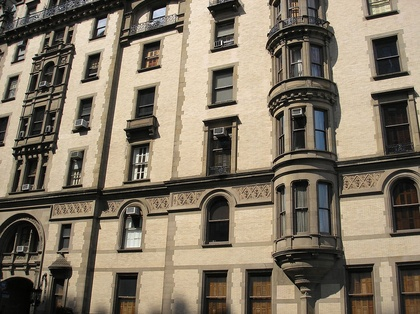
%> input picture Assignments/Assignment2/building.jpg, 420 x 314 px, shrunk from 1024 x 766 before the run
$ octave q1.m   (GNU Octave 9; MATLAB toolbox functions it lacks are replaced by stand-ins)
%> lines starting %> are read from the running program, lines starting %| are printed output that depends on the picture
### Assignments/Assignment2/q1_b_non_maximum_suppression.m
function [Y, X] = q1_b_non_maximum_suppression(cornerness, radius, threshold)
    % Create circular mask
    [row, col] = meshgrid(1:(radius * 2));
    mask = sqrt((row - radius).^2+(col - radius).^2) <= radius;
    localMax = ordfilt2(cornerness, radius ^ 2, mask);
    [Y, X] = find(localMax > threshold & cornerness == localMax);
end

### Assignments/Assignment2/q1.m
close all;
clear all;
% q1 a
im = imread('building.jpg');
%> im is the input picture: size 314x420x3 uint8; mean R, G, B 130.4, 119.2, 101.7
image = im2double(rgb2gray(im));
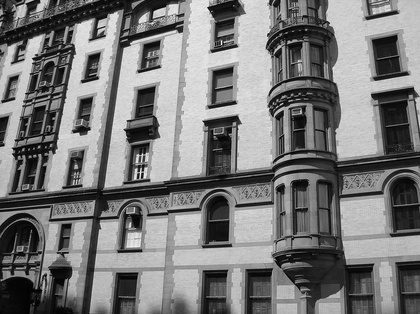
%> image: size 314x420 double; min 0, max 0.992, mean 0.473

% compute gradient
[dx, dy] = imgradientxy(image);
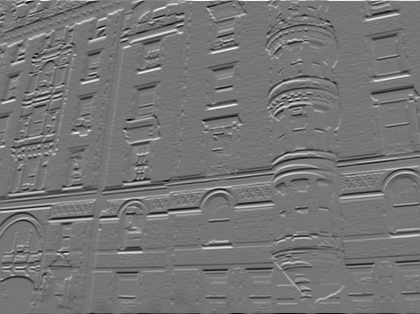
%> dy: size 314x420 double; min -3.13, max 3.62, mean -0.00147; drawn with min black and max white

% compute Ix2 Iy2 IxIy
Ix2 = dx.^2;
Iy2 = dy.^2;
IxIy = dx.*dy;

% compute Guassian average
sigma = 2;
Ix2 = imgaussfilt(Ix2, sigma);
Iy2 = imgaussfilt(Iy2, sigma);
IxIy = imgaussfilt(IxIy, sigma);
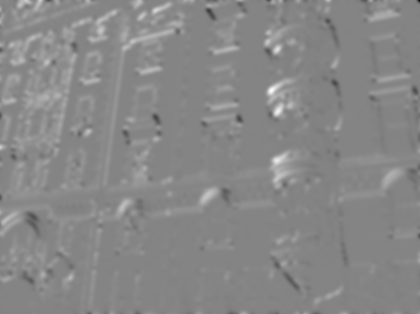
%> IxIy: size 314x420 double; min -1.76, max 1.64, mean 0.0523; drawn with min black and max white


alpha = 0.001;
[height, width] = size(image);
%> height = 314; width = 420
cornerness = zeros(size(image));
for i = 1 : height
    for j = 1 : width
        M =  [Ix2(i,j), IxIy(i,j); IxIy(i,j), Iy2(i,j)];
        % Harris and Stephens
        cornerness(i,j) = det(M) - alpha * trace(M);
        % Brown et al
%         cornerness(i,j) = det(M) / trace(M);
    end
end
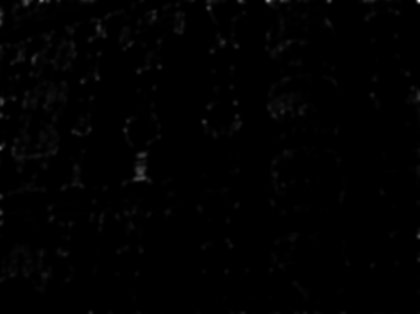
%> cornerness: size 314x420 double; min -0.00231, max 11.38, mean 0.0685; drawn with min black and max white
Rmax = max(cornerness);
%> Rmax = 420 values, max 11.38 at index 420, min 0.029 at index 263, mean 1.12

figure();
imagesc(cornerness);
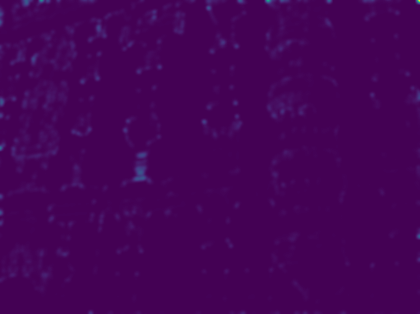
%> displayed picture: size 314x420x3, on the screen's scale of 0 to 255; mean R, G, B 68.3, 2.9, 85.9

% q1 b
threshold = 0.01;
figure();
radii = [3, 5, 10, 20];
    [Y, X] = q1_b_non_maximum_suppression(cornerness, 10, threshold);
%> in q1_b_non_maximum_suppression, `localMax = ordfilt2(cornerness, radius ^ 2, mask);`:
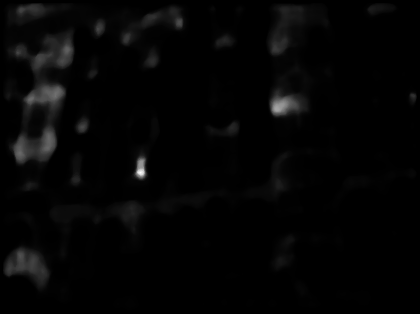
%> localMax: size 314x420 double; min -6.7e-05, max 0.578, mean 0.0113; drawn with min black and max white
%> in q1_b_non_maximum_suppression, `[Y, X] = find(localMax > threshold & cornerness == localMax);`: Y = 93 values from 4 to 271; X = 93 values from 8 to 392
%> Y = 93 values, max 271 at index 4, min 4 at index 89, mean 104.1; X = 93 values from 8 to 392
    imshow(im);
    hold on;
    axis;
    plot(X, Y, 'r.');
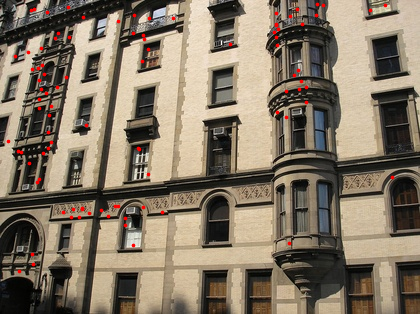
%> figure redrawn from the program's plot data
